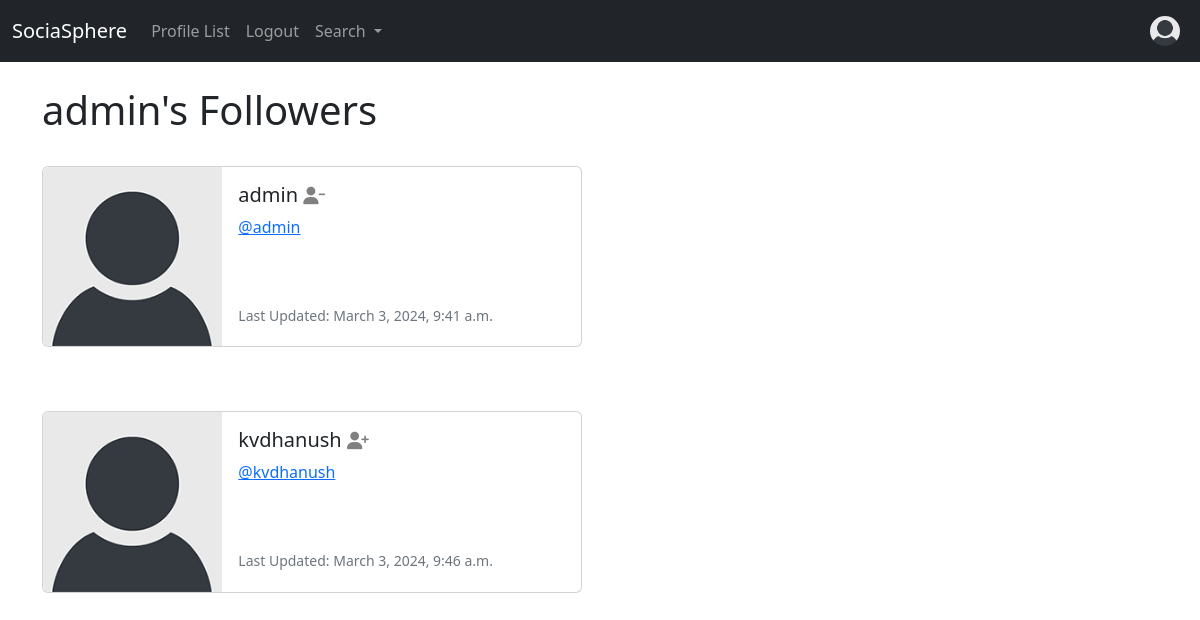
/profile/followers/1 (signed in), run on an earlier commit of the app's database.
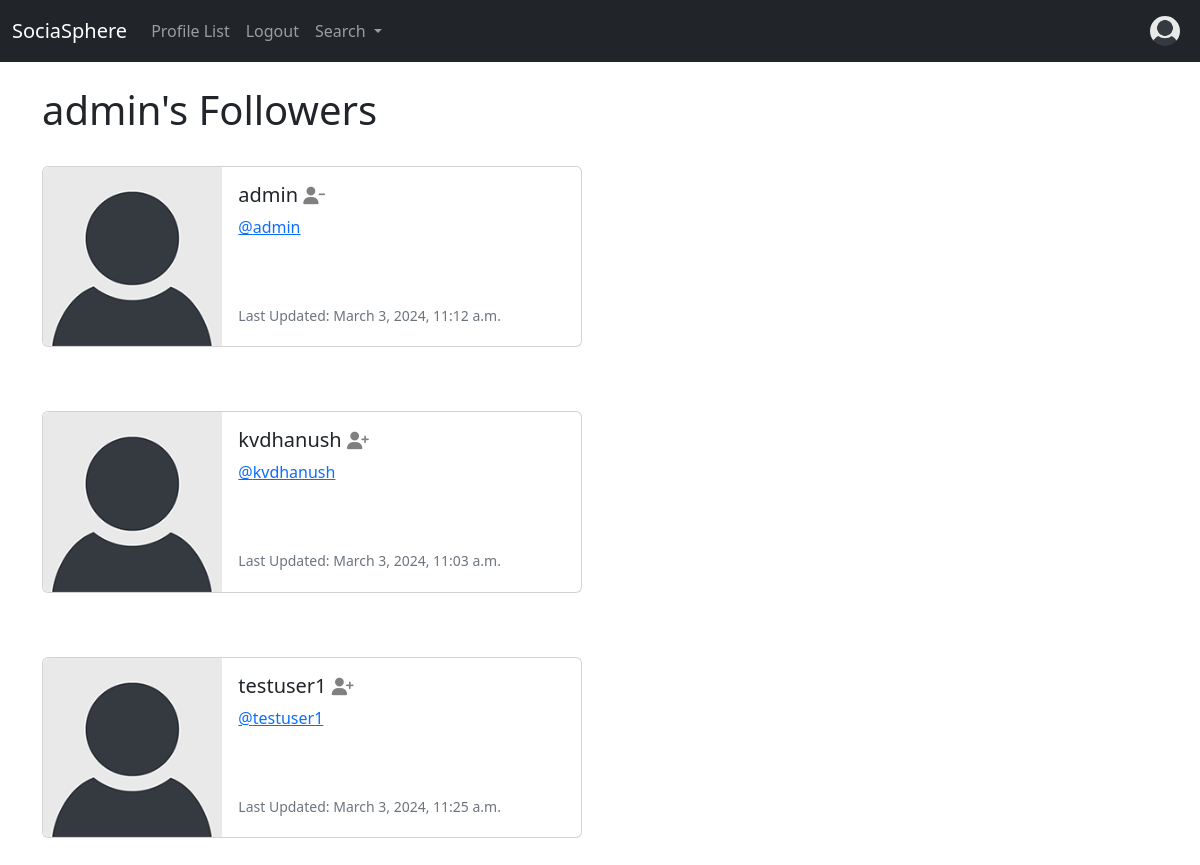
And on a later commit of the database.
### dashboard/models.py (models this page shows, shortened)
class Profile(models.Model):
    user = models.OneToOneField(User, on_delete=models.CASCADE)
    follows = models.ManyToManyField("self",
                                     related_name="followed_by",
                                     symmetrical=False,
                                     blank=True)
    date_modified = models.DateTimeField(User, auto_now=True)
    profile_image = models.ImageField(
        null=True, blank=True, upload_to="images/")
    profile_bio = models.CharField(null=True, blank=True, max_length=500)
    homepage_link = models.CharField(null=True, blank=True, max_length=100)
    facebook_link = models.CharField(null=True, blank=True, max_length=100)
    instagram_link = models.CharField(null=True, blank=True, max_length=100)
    linkedin_link = models.CharField(null=True, blank=True, max_length=100)

### dashboard/views.py (the view)
# urls.py: path('profile/followers/<int:pk>', views.followers, name='followers'),
def followers(request, pk):
    if request.user.is_authenticated:
        return handle_follow_view(request, pk, 'followers')
    else:
        messages.success(
            request, ("You Must Be Logged In To View This Page..."))
        return redirect('home')

### dashboard/views.py (called while the page is built)
def handle_follow_view(request, pk, view_name):
    if request.user.id == pk:
        profiles = Profile.objects.get(user_id=pk)
        return render(request, '{}.html'.format(view_name),
                      {"profiles": profiles})
    else:
        messages.success(request, ("That's Not Your Profile Page..."))
        return redirect('home')

### dashboard/templates/followers.html
{% extends 'base.html' %}
{% load static %}
{% block content %}
    <h1>{{ request.user.username }}'s Followers</h1>
    <br/>
    {% if profiles %}
        {% for profile in profiles.followed_by.all %}
            <div class="card mb-3" style="max-width: 540px;">
                <div class="row g-0">
                    <div class="col-md-4">
                        {% if profile.profile_image %}
                            <img src="{{ profile.profile_image.url }}" width=200 height=200 class="img-fluid rounded-start" alt="{{profile.user.username}}">
                        {% else %}
                            <img src="{% static 'images/default_profile_pic.png' %}" class="img-fluid rounded-start" alt="Profile Image">
                        {% endif %}
                    </div>
                    <div class="col-md-8">
                        <div class="card-body">
                            <h5 class="card-title">{{ profile.user.username }}
                                {% if profile in profiles.follows.all %}
                                    <a href="{% url 'unfollow' profile.user.id %}">
                                        <i class="fa fa-user-minus small" style="color:gray"></i>
                                    </a>
                                {% else %}
                                    <a href="{% url 'follow' profile.user.id %}">
                                        <i class="fa fa-user-plus small" style="color:gray"></i>
                                    </a>
                                {% endif %}
                            </h5>
                            <p class="card-text"><a href="{% url 'profile' profile.user.id %}">@{{ profile.user.username|lower }}</a></p>
                            <br/><br/>
                            <p class="card-text"><small class="text-muted">Last Updated: {{ profile.date_modified }}</small></p>
                        </div>
                    </div>
                </div>
            </div>
            <br/><br/>
        {% endfor %}
    {% endif %}
{% endblock %}

### dashboard/templates/base.html (shortened to what this page needs)
<!DOCTYPE html>
<html lang="en">
<head>
  <link href="https://cdn.jsdelivr.net/npm/bootstrap@5.2.3/dist/css/bootstrap.min.css" rel="stylesheet">
</head>
<body>
  {% include 'navbar.html'%}
  <div class="container">
    <br/>
    {% block content %}
    {% endblock %}
  </div>
</body>
</html>

### dashboard/templates/navbar.html (shortened to what this page needs)
{% load static %}
<nav class="navbar navbar-expand-lg navbar-dark bg-dark">
  <div class="container-fluid">
    <a class="navbar-brand" href="{% url 'home' %}">SociaSphere</a>
    <div class="collapse navbar-collapse" id="navbarSupportedContent">
      <ul class="navbar-nav me-auto mb-2 mb-lg-0">
        <li class="nav-item">
          <a class="nav-link" href="{% url 'profile_list' %}">Profile List</a>
        </li>
        {% if user.is_authenticated %}
          <li class="nav-item">
            <a class="nav-link" href="{% url 'logout' %}">Logout</a>
          </li>
        {% endif %}
        <li class="nav-item dropdown">
          <a class="nav-link dropdown-toggle" href="#" role="button" data-bs-toggle="dropdown" aria-expanded="false">
            Search
          </a>
        </li>
      </ul>
      {% if user.is_authenticated %}
        <ul class="navbar-nav ml-auto">
          <li class="nav-item">
            <a class="nav-link" href="{% url 'profile' request.user.id %}">
              {% if user.profile.profile_image %}
                <img src="{{ user.profile.profile_image.url }}" class="rounded-circle" width=30>
              {% else %}
                <img src="{% static 'images/default_profile_pic.png' %}" class="rounded-circle" alt="Profile Image" width=30>
              {% endif %}
            </a>
          </li>
        </ul>
      {% endif %}
    </div>
  </div>
</nav>

What changed in the data, as far as the page shows it:
changed Profile "admin": date_modified "March 3, 2024, 9:41 a.m." → "March 3, 2024, 11:12 a.m."
changed Profile "kvdhanush": date_modified "March 3, 2024, 9:46 a.m." → "March 3, 2024, 11:03 a.m."
added Profile: user.username "testuser1", date_modified "March 3, 2024, 11:25 a.m."
